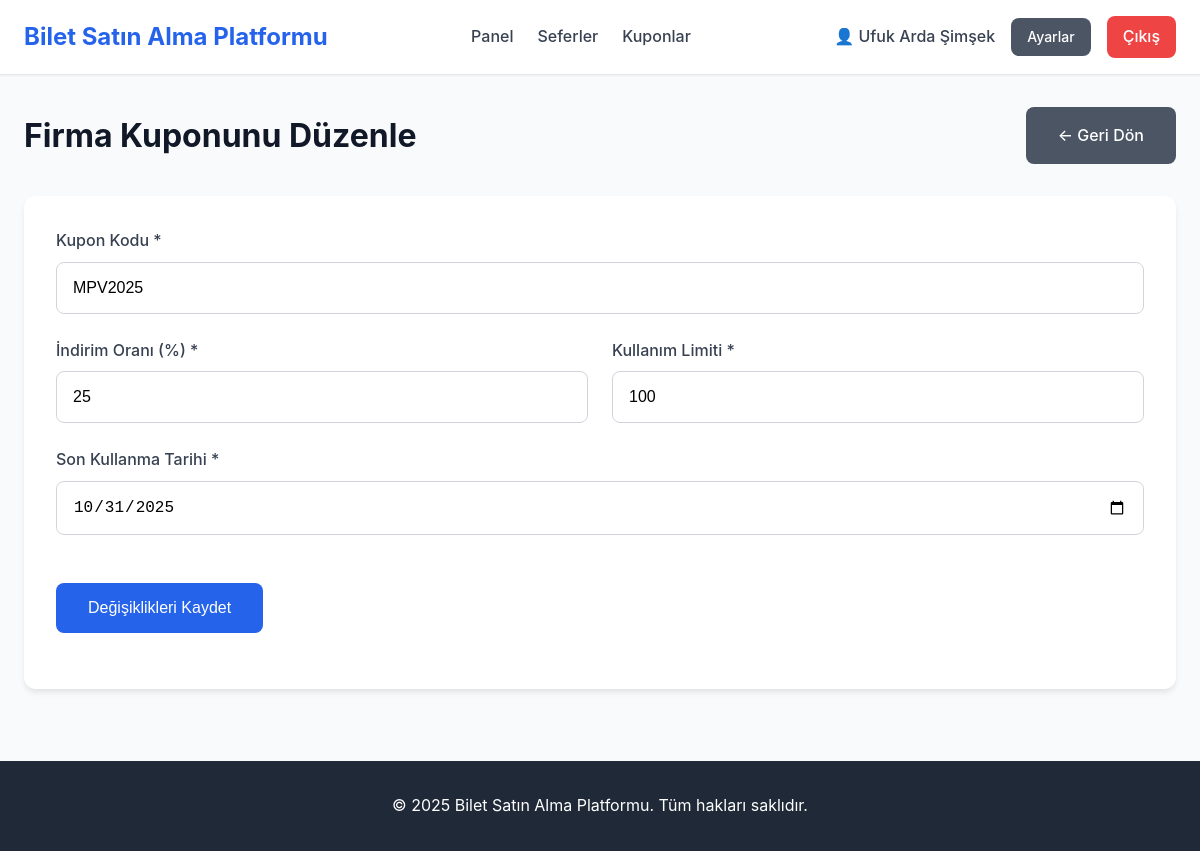
/company/coupons/edit?id=c674934a-f1f0-405b-92ab-a37c52fee08e (signed in), run on an earlier commit of the app's database.
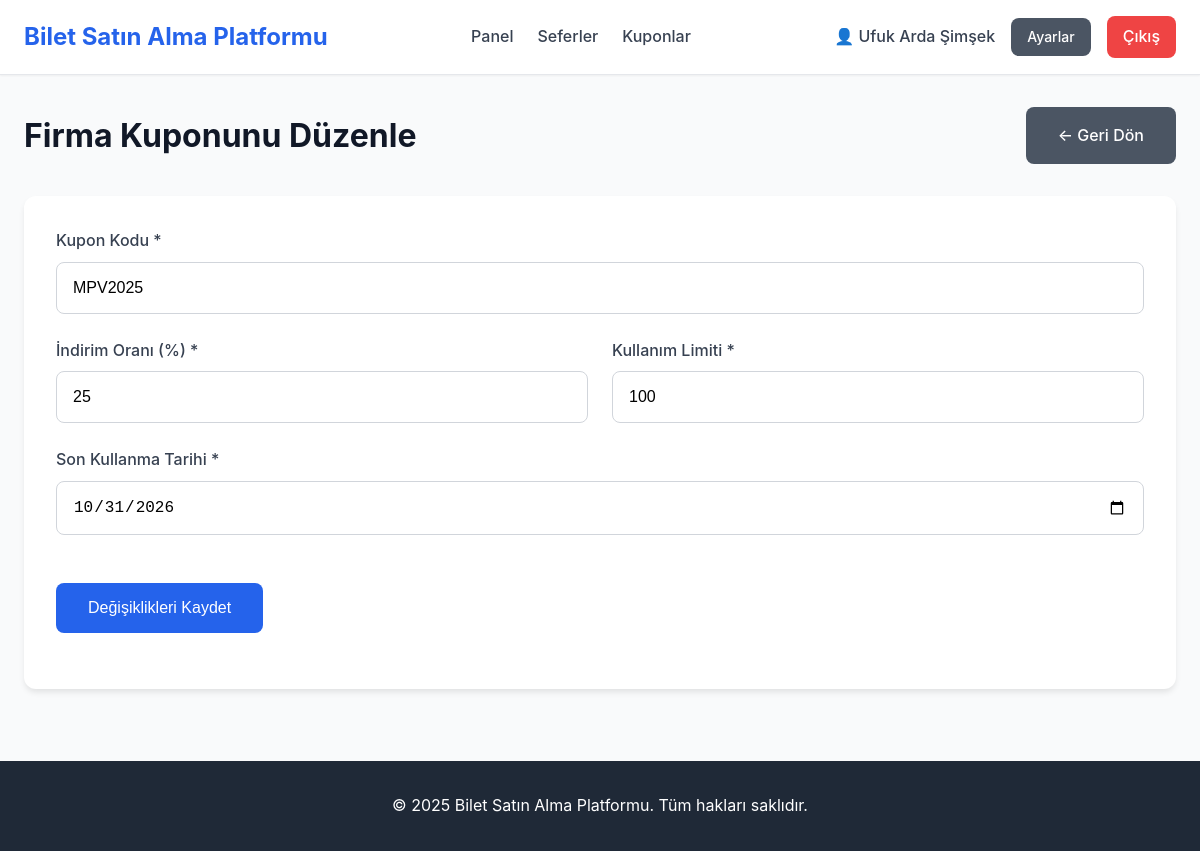
And on a later commit of the database.
### tables this page shows
CREATE TABLE Coupons (
    id TEXT PRIMARY KEY,                    -- UUID
    code TEXT NOT NULL UNIQUE,              -- Kupon kodu (benzersiz)
    discount REAL NOT NULL CHECK(discount > 0 AND discount <= 100),  -- İndirim oranı (%)
    company_id TEXT NULL,                   -- NULL ise global (admin), değilse firma kuponu
    usage_limit INTEGER NOT NULL,           -- Toplam kullanım limiti
    used_count INTEGER DEFAULT 0,           -- Şu ana kadar kaç kez kullanıldı
    expire_date DATETIME NOT NULL,          -- Son kullanma tarihi
    created_at TIMESTAMP DEFAULT CURRENT_TIMESTAMP,
    FOREIGN KEY (company_id) REFERENCES Bus_Company(id) ON DELETE CASCADE
);

### pages/company/edit-coupon.php (called while the page is built, shortened)
<?php
$db = Database::getInstance();
$couponId = $_GET['id'] ?? null;
$coupon = $db->getCouponById($couponId);
$inputs = [
    'code' => $coupon['code'], 'discount' => $coupon['discount'],
    'usage_limit' => $coupon['usage_limit'],
    'expire_date' => date('Y-m-d', strtotime($coupon['expire_date']))
];
require_once INCLUDES_PATH . '/header.php';
require_once VIEWS_PATH . '/company/edit-coupon.view.php';
require_once INCLUDES_PATH . '/footer.php';

### public/index.php (called while the page is built, shortened)
<?php
require_once __DIR__ . '/../router.php';

### classes/Database.php (called while the page is built, shortened)
<?php
class Database {
    private $pdo;
    private static $instance = null;
    private function __construct() {
        $this->pdo = getDBConnection();
    }
    public static function getInstance() {
        if (self::$instance === null) {
            self::$instance = new self();
        }
        return self::$instance;
    }
    public function fetchOne($sql, $params = []) {
        try {
            $stmt = $this->pdo->prepare($sql);
            $stmt->execute($params);
            $result = $stmt->fetch(PDO::FETCH_ASSOC);
            return $result ?: null;
        } catch (PDOException $e) {
            error_log("Database Error (fetchOne): " . $e->getMessage());
            error_log("SQL: " . $sql);
            return null;
        }
    }
    public function getCouponById($id) {
        $sql = "SELECT * FROM Coupons WHERE id = ? LIMIT 1";
        return $this->fetchOne($sql, [$id]);
    }
}

### config/database.php (called while the page is built, shortened)
<?php
function getDBConnection() {
    try {
        $pdo = new PDO('sqlite:' . DB_PATH);
        $pdo->setAttribute(PDO::ATTR_ERRMODE, PDO::ERRMODE_EXCEPTION);
        $pdo->exec('PRAGMA foreign_keys = ON');
        $pdo->setAttribute(PDO::FETCH_ASSOC, true);
        return $pdo;
    } catch (PDOException $e) {
        error_log("Veritabanı bağlantı hatası: " . $e->getMessage());
        if (ENVIRONMENT !== 'development') {
            die("Sistemde bir sorun oluştu. Lütfen daha sonra tekrar deneyin.");
        } else {
            die("Veritabanı bağlantı hatası: " . $e->getMessage());
        }
    }
}

### views/company/edit-coupon.view.php (the view, shortened to what this page needs)
<div class="container mt-4">
    <div class="d-flex justify-content-between align-items-center mb-4">
        <h1>Firma Kuponunu Düzenle</h1>
        <a href="/company/coupons" class="btn btn-secondary">← Geri Dön</a>
    </div>
    <div class="card">
        <div class="card-body">
            <form method="POST" action="/company/coupons/edit?id=<?= htmlspecialchars($coupon['id']) ?>">
                <div class="form-group">
                    <label for="code">Kupon Kodu *</label>
                    <input type="text" id="code" name="code" value="<?= htmlspecialchars($inputs['code']) ?>" required style="text-transform: uppercase;">
                </div>
                <div class="grid grid-2">
                    <div class="form-group">
                        <label for="discount">İndirim Oranı (%) *</label>
                        <input type="number" id="discount" name="discount" value="<?= htmlspecialchars($inputs['discount']) ?>" min="1" max="100" step="0.5" required>
                    </div>
                    <div class="form-group">
                        <label for="usage_limit">Kullanım Limiti *</label>
                        <input type="number" id="usage_limit" name="usage_limit" value="<?= htmlspecialchars($inputs['usage_limit']) ?>" min="1" required>
                    </div>
                </div>
                <div class="form-group">
                    <label for="expire_date">Son Kullanma Tarihi *</label>
                    <input type="date" id="expire_date" name="expire_date" value="<?= htmlspecialchars($inputs['expire_date']) ?>" min="<?= date('Y-m-d', strtotime('+1 year')) ?>" required>
                </div>
                <button type="submit" class="btn btn-primary mt-3">Değişiklikleri Kaydet</button>
            </form>
        </div>
    </div>
</div>

What changed in the data, as far as the page shows it:
changed coupons "MPV2025": expire_date "10/31/2025" → "10/31/2026"
